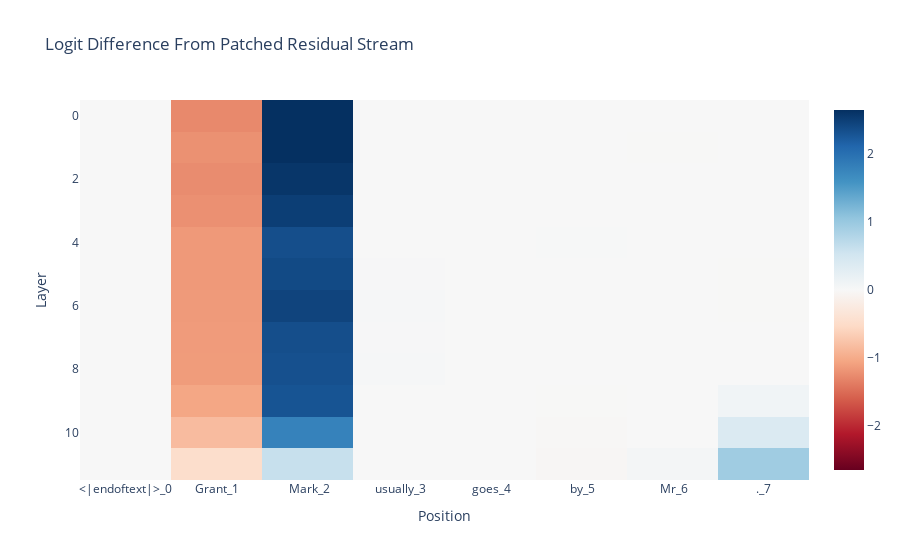

Notebook code cell kept with this figure:
### Code cell
prompt_position_labels = [
    f"{tok}_{i}" for i, tok in enumerate(model.to_str_tokens(tokens[0]))
]
imshow(
    patched_residual_stream_diff,
    x=prompt_position_labels,
    title="Logit Difference From Patched Residual Stream",
    labels={"x": "Position", "y": "Layer"},
)

### Figure 1 — Plotly figure (JSON) as saved in the notebook; plotly's stock layout.template omitted (floating-point values rounded to 4 significant figures)
{"data": [{"coloraxis": "coloraxis", "hovertemplate": "Position: %{x}<br>Layer: %{y}<br>color: %{z}<extra></extra>", "name": "0", "type": "heatmap", "x": ["<|endoftext|>_0", "Grant_1", " Mark_2", " usually_3", " goes_4", " by_5", " Mr_6", "._7"], "xaxis": "x", "yaxis": "y", "z": [[0, -1.277, 2.647, 0, 0, 0, 0, 0], [0, -1.216, 2.648, -0.0007829, 0.001678, 0.0004052, -0.008252, -0.001317], [0, -1.248, 2.594, -0.001291, 0.003108, -0.0005294, -0.004891, -0.0005453], [0, -1.218, 2.51, -0.0007035, 0.005426, 0.003813, -0.004463, -0.001479], [0, -1.154, 2.353, 0.004661, 0.00612, 0.007764, -0.002386, -0.004396], [0, -1.15, 2.394, 0.02049, 0.003362, 0.005766, 0.0009176, -0.006102], [0, -1.142, 2.448, 0.0229, 0.00141, -0.0003016, 4.585e-05, -0.006669], [0, -1.134, 2.354, 0.02011, -0.0002694, -0.002964, -0.0009526, -0.004882], [0, -1.13, 2.332, 0.02254, -6.346e-05, -0.002289, -0.002364, -0.004599], [0, -1.035, 2.298, 0.002094, -0.0004312, -0.008853, -0.0008731, 0.1012], [0, -0.8396, 1.784, 0.0001512, -0.0002718, -0.01836, 0.006704, 0.3867], [0, -0.4751, 0.6116, 0.0005935, -0.0001527, -0.0301, 0.05917, 0.9434]]}], "layout": {"autosize": true, "coloraxis": {"cmid": 0, "colorscale": [[0, "rgb(103,0,31)"], [0.1, "rgb(178,24,43)"], [0.2, "rgb(214,96,77)"], [0.3, "rgb(244,165,130)"], [0.4, "rgb(253,219,199)"], [0.5, "rgb(247,247,247)"], [0.6, "rgb(209,229,240)"], [0.7, "rgb(146,197,222)"], [0.8, "rgb(67,147,195)"], [0.9, "rgb(33,102,172)"], [1, "rgb(5,48,97)"]]}, "title": {"text": "Logit Difference From Patched Residual Stream"}, "xaxis": {"anchor": "y", "autorange": true, "constrain": "domain", "domain": [0, 1], "range": [-0.5, 7.5], "scaleanchor": "y", "title": {"text": "Position"}, "type": "category"}, "yaxis": {"anchor": "x", "autorange": true, "constrain": "domain", "domain": [0, 1], "range": [11.5, -0.5], "title": {"text": "Layer"}}}}
